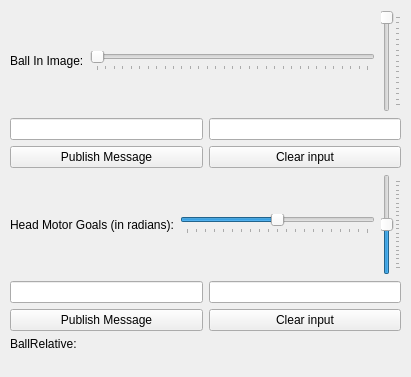
<?xml version="1.0" encoding="UTF-8"?>
<ui version="4.0">
 <class>TestHeadBehaviour</class>
 <widget class="QWidget" name="TestHeadBehaviour">
  <property name="geometry">
   <rect>
    <x>0</x>
    <y>0</y>
    <width>411</width>
    <height>377</height>
   </rect>
  </property>
  <property name="windowTitle">
   <string>Test Head Behaviour</string>
  </property>
  <widget class="QWidget" name="verticalLayoutWidget">
   <property name="geometry">
    <rect>
     <x>10</x>
     <y>10</y>
     <width>391</width>
     <height>341</height>
    </rect>
   </property>
   <layout class="QVBoxLayout" name="verticalLayout">
    <item>
     <layout class="QHBoxLayout" name="horizontalLayout">
      <item>
       <widget class="QLabel" name="ball_in_image_label">
        <property name="text">
         <string>Ball In Image:</string>
        </property>
       </widget>
      </item>
      <item>
       <widget class="QSlider" name="ball_in_image_x">
        <property name="minimum">
         <number>0</number>
        </property>
        <property name="maximum">
         <number>640</number>
        </property>
        <property name="pageStep">
         <number>20</number>
        </property>
        <property name="value">
         <number>0</number>
        </property>
        <property name="orientation">
         <enum>Qt::Horizontal</enum>
        </property>
        <property name="tickPosition">
         <enum>QSlider::TicksBelow</enum>
        </property>
       </widget>
      </item>
      <item>
       <widget class="QSlider" name="ball_in_image_y">
        <property name="minimum">
         <number>0</number>
        </property>
        <property name="maximum">
         <number>320</number>
        </property>
        <property name="pageStep">
         <number>20</number>
        </property>
        <property name="orientation">
         <enum>Qt::Vertical</enum>
        </property>
        <property name="invertedAppearance">
         <bool>true</bool>
        </property>
        <property name="invertedControls">
         <bool>false</bool>
        </property>
        <property name="tickPosition">
         <enum>QSlider::TicksBelow</enum>
        </property>
       </widget>
      </item>
     </layout>
    </item>
    <item>
     <layout class="QHBoxLayout" name="horizontalLayout_5">
      <item>
       <widget class="QLineEdit" name="edit_x"/>
      </item>
      <item>
       <widget class="QLineEdit" name="edit_y"/>
      </item>
     </layout>
    </item>
    <item>
     <layout class="QHBoxLayout" name="horizontalLayout_4">
      <item>
       <widget class="QPushButton" name="publish_ball_in_image">
        <property name="text">
         <string>Publish Message</string>
        </property>
       </widget>
      </item>
      <item>
       <widget class="QPushButton" name="clear_ball_button">
        <property name="text">
         <string>Clear input</string>
        </property>
       </widget>
      </item>
     </layout>
    </item>
    <item>
     <layout class="QHBoxLayout" name="horizontalLayout">
      <item>
       <widget class="QLabel" name="head_motor_goals_label">
        <property name="text">
         <string>Head Motor Goals (in radians):</string>
        </property>
       </widget>
      </item>
      <item>
       <widget class="QSlider" name="head_pan">
        <property name="minimum">
         <number>-200</number>
        </property>
        <property name="maximum">
         <number>200</number>
        </property>
        <property name="pageStep">
         <number>20</number>
        </property>
        <property name="value">
         <number>0</number>
        </property>
        <property name="orientation">
         <enum>Qt::Horizontal</enum>
        </property>
        <property name="tickPosition">
         <enum>QSlider::TicksBelow</enum>
        </property>
       </widget>
      </item>
      <item>
       <widget class="QSlider" name="head_tilt">
        <property name="minimum">
         <number>-200</number>
        </property>
        <property name="maximum">
         <number>200</number>
        </property>
        <property name="pageStep">
         <number>20</number>
        </property>
        <property name="orientation">
         <enum>Qt::Vertical</enum>
        </property>
        <property name="tickPosition">
         <enum>QSlider::TicksBelow</enum>
        </property>
       </widget>
      </item>
     </layout>
    </item>
    <item>
     <layout class="QHBoxLayout" name="horizontalLayout_5">
      <item>
       <widget class="QLineEdit" name="edit_pan"/>
      </item>
      <item>
       <widget class="QLineEdit" name="edit_tilt"/>
      </item>
     </layout>
    </item>
    <item>
     <layout class="QHBoxLayout" name="horizontalLayout_4">
      <item>
       <widget class="QPushButton" name="publish_head_motor_goals">
        <property name="text">
         <string>Publish Message</string>
        </property>
       </widget>
      </item>
      <item>
       <widget class="QPushButton" name="clear_head_button">
        <property name="text">
         <string>Clear input</string>
        </property>
       </widget>
      </item>
     </layout>
    </item>
    <item>
     <layout class="QHBoxLayout" name="horizontalLayout_3">
      <item>
       <widget class="QLabel" name="ball_relative_label">
        <property name="text">
         <string>BallRelative:</string>
        </property>
       </widget>
      </item>
      <item>
       <widget class="QLabel" name="ball_relative_out">
        <property name="text">
         <string/>
        </property>
       </widget>
      </item>
     </layout>
    </item>
   </layout>
  </widget>
 </widget>
 <resources/>
 <connections/>
</ui>
